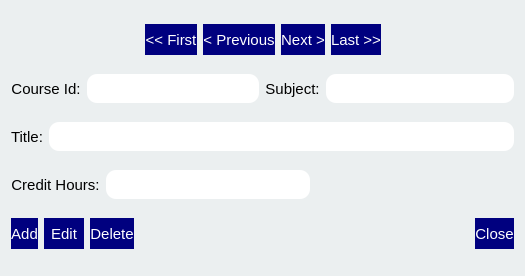
<?xml version="1.0" encoding="UTF-8"?>
<ui version="4.0">
 <class>courseFormDialog</class>
 <widget class="QDialog" name="courseFormDialog">
  <property name="geometry">
   <rect>
    <x>0</x>
    <y>0</y>
    <width>525</width>
    <height>276</height>
   </rect>
  </property>
  <property name="windowTitle">
   <string>Dialog</string>
  </property>
  <property name="styleSheet">
   <string notr="true">QDialog {background-color: rgb(235, 239, 240);}
QPushButton {background-color: rgb(0, 0, 127); color: white; border-width: 2 px; border-radius: 10 px; }
QLabel {color: black;}
QLineEdit {background-color: white; color: black; border-width: 2 px; border-radius: 10px;}</string>
  </property>
  <layout class="QVBoxLayout" name="verticalLayout">
   <item>
    <layout class="QHBoxLayout" name="horizontalLayout">
     <item>
      <spacer name="horizontalSpacer_5">
       <property name="orientation">
        <enum>Qt::Horizontal</enum>
       </property>
       <property name="sizeType">
        <enum>QSizePolicy::MinimumExpanding</enum>
       </property>
       <property name="sizeHint" stdset="0">
        <size>
         <width>40</width>
         <height>20</height>
        </size>
       </property>
      </spacer>
     </item>
     <item>
      <widget class="QPushButton" name="firstButton">
       <property name="sizePolicy">
        <sizepolicy hsizetype="Fixed" vsizetype="Fixed">
         <horstretch>0</horstretch>
         <verstretch>0</verstretch>
        </sizepolicy>
       </property>
       <property name="minimumSize">
        <size>
         <width>0</width>
         <height>31</height>
        </size>
       </property>
       <property name="font">
        <font>
         <family>Arial</family>
         <pointsize>11</pointsize>
        </font>
       </property>
       <property name="text">
        <string>&lt;&lt; First</string>
       </property>
       <property name="autoDefault">
        <bool>false</bool>
       </property>
       <property name="default">
        <bool>false</bool>
       </property>
      </widget>
     </item>
     <item>
      <widget class="QPushButton" name="previousButton">
       <property name="sizePolicy">
        <sizepolicy hsizetype="Fixed" vsizetype="Fixed">
         <horstretch>0</horstretch>
         <verstretch>0</verstretch>
        </sizepolicy>
       </property>
       <property name="minimumSize">
        <size>
         <width>0</width>
         <height>31</height>
        </size>
       </property>
       <property name="font">
        <font>
         <family>Arial</family>
         <pointsize>11</pointsize>
        </font>
       </property>
       <property name="text">
        <string>&lt; Previous</string>
       </property>
       <property name="autoDefault">
        <bool>false</bool>
       </property>
       <property name="default">
        <bool>false</bool>
       </property>
      </widget>
     </item>
     <item>
      <widget class="QPushButton" name="nextButton">
       <property name="sizePolicy">
        <sizepolicy hsizetype="Fixed" vsizetype="Fixed">
         <horstretch>0</horstretch>
         <verstretch>0</verstretch>
        </sizepolicy>
       </property>
       <property name="minimumSize">
        <size>
         <width>0</width>
         <height>31</height>
        </size>
       </property>
       <property name="font">
        <font>
         <family>Arial</family>
         <pointsize>11</pointsize>
        </font>
       </property>
       <property name="text">
        <string>Next &gt;</string>
       </property>
       <property name="autoDefault">
        <bool>false</bool>
       </property>
       <property name="default">
        <bool>false</bool>
       </property>
      </widget>
     </item>
     <item>
      <widget class="QPushButton" name="lastButton">
       <property name="sizePolicy">
        <sizepolicy hsizetype="Fixed" vsizetype="Fixed">
         <horstretch>0</horstretch>
         <verstretch>0</verstretch>
        </sizepolicy>
       </property>
       <property name="minimumSize">
        <size>
         <width>0</width>
         <height>31</height>
        </size>
       </property>
       <property name="font">
        <font>
         <family>Arial</family>
         <pointsize>11</pointsize>
        </font>
       </property>
       <property name="text">
        <string>Last &gt;&gt;</string>
       </property>
       <property name="autoDefault">
        <bool>false</bool>
       </property>
       <property name="default">
        <bool>false</bool>
       </property>
      </widget>
     </item>
     <item>
      <spacer name="horizontalSpacer_6">
       <property name="orientation">
        <enum>Qt::Horizontal</enum>
       </property>
       <property name="sizeType">
        <enum>QSizePolicy::MinimumExpanding</enum>
       </property>
       <property name="sizeHint" stdset="0">
        <size>
         <width>40</width>
         <height>20</height>
        </size>
       </property>
      </spacer>
     </item>
    </layout>
   </item>
   <item>
    <layout class="QHBoxLayout" name="horizontalLayout_2">
     <item>
      <widget class="QLabel" name="courseIdLabel">
       <property name="maximumSize">
        <size>
         <width>96</width>
         <height>41</height>
        </size>
       </property>
       <property name="font">
        <font>
         <family>Arial</family>
         <pointsize>11</pointsize>
        </font>
       </property>
       <property name="text">
        <string>Course Id:</string>
       </property>
       <property name="alignment">
        <set>Qt::AlignCenter</set>
       </property>
      </widget>
     </item>
     <item>
      <widget class="QLineEdit" name="courseIdLineEdit">
       <property name="sizePolicy">
        <sizepolicy hsizetype="Expanding" vsizetype="Fixed">
         <horstretch>0</horstretch>
         <verstretch>0</verstretch>
        </sizepolicy>
       </property>
       <property name="minimumSize">
        <size>
         <width>131</width>
         <height>29</height>
        </size>
       </property>
       <property name="font">
        <font>
         <family>Arial</family>
         <pointsize>11</pointsize>
        </font>
       </property>
       <property name="alignment">
        <set>Qt::AlignCenter</set>
       </property>
      </widget>
     </item>
     <item>
      <widget class="QLabel" name="subjectLabel">
       <property name="maximumSize">
        <size>
         <width>101</width>
         <height>41</height>
        </size>
       </property>
       <property name="font">
        <font>
         <family>Arial</family>
         <pointsize>11</pointsize>
        </font>
       </property>
       <property name="text">
        <string>Subject:</string>
       </property>
       <property name="alignment">
        <set>Qt::AlignCenter</set>
       </property>
       <property name="buddy">
        <cstring>subjectLineEdit</cstring>
       </property>
      </widget>
     </item>
     <item>
      <widget class="QLineEdit" name="subjectLineEdit">
       <property name="sizePolicy">
        <sizepolicy hsizetype="Fixed" vsizetype="Fixed">
         <horstretch>0</horstretch>
         <verstretch>0</verstretch>
        </sizepolicy>
       </property>
       <property name="minimumSize">
        <size>
         <width>188</width>
         <height>29</height>
        </size>
       </property>
       <property name="font">
        <font>
         <family>Arial</family>
         <pointsize>11</pointsize>
        </font>
       </property>
       <property name="alignment">
        <set>Qt::AlignCenter</set>
       </property>
       <property name="placeholderText">
        <string/>
       </property>
      </widget>
     </item>
    </layout>
   </item>
   <item>
    <layout class="QHBoxLayout" name="horizontalLayout_6">
     <item>
      <widget class="QLabel" name="titleLabel">
       <property name="maximumSize">
        <size>
         <width>102</width>
         <height>41</height>
        </size>
       </property>
       <property name="font">
        <font>
         <family>Arial</family>
         <pointsize>11</pointsize>
        </font>
       </property>
       <property name="text">
        <string>Title:</string>
       </property>
       <property name="alignment">
        <set>Qt::AlignCenter</set>
       </property>
       <property name="buddy">
        <cstring>titleLineEdit</cstring>
       </property>
      </widget>
     </item>
     <item>
      <widget class="QLineEdit" name="titleLineEdit">
       <property name="sizePolicy">
        <sizepolicy hsizetype="Expanding" vsizetype="Fixed">
         <horstretch>0</horstretch>
         <verstretch>0</verstretch>
        </sizepolicy>
       </property>
       <property name="minimumSize">
        <size>
         <width>231</width>
         <height>29</height>
        </size>
       </property>
       <property name="font">
        <font>
         <family>Arial</family>
         <pointsize>11</pointsize>
        </font>
       </property>
       <property name="alignment">
        <set>Qt::AlignCenter</set>
       </property>
       <property name="placeholderText">
        <string/>
       </property>
      </widget>
     </item>
    </layout>
   </item>
   <item>
    <layout class="QHBoxLayout" name="horizontalLayout_3">
     <item>
      <widget class="QLabel" name="creditHrsLabel">
       <property name="maximumSize">
        <size>
         <width>111</width>
         <height>21</height>
        </size>
       </property>
       <property name="font">
        <font>
         <family>Arial</family>
         <pointsize>11</pointsize>
        </font>
       </property>
       <property name="text">
        <string>Credit Hours:</string>
       </property>
       <property name="alignment">
        <set>Qt::AlignCenter</set>
       </property>
      </widget>
     </item>
     <item>
      <widget class="QLineEdit" name="creditHrsLineEdit">
       <property name="sizePolicy">
        <sizepolicy hsizetype="Expanding" vsizetype="Fixed">
         <horstretch>0</horstretch>
         <verstretch>0</verstretch>
        </sizepolicy>
       </property>
       <property name="minimumSize">
        <size>
         <width>81</width>
         <height>29</height>
        </size>
       </property>
       <property name="font">
        <font>
         <family>Arial</family>
         <pointsize>11</pointsize>
        </font>
       </property>
       <property name="alignment">
        <set>Qt::AlignCenter</set>
       </property>
      </widget>
     </item>
     <item>
      <spacer name="horizontalSpacer_4">
       <property name="orientation">
        <enum>Qt::Horizontal</enum>
       </property>
       <property name="sizeHint" stdset="0">
        <size>
         <width>40</width>
         <height>20</height>
        </size>
       </property>
      </spacer>
     </item>
    </layout>
   </item>
   <item>
    <layout class="QHBoxLayout" name="horizontalLayout_4">
     <item>
      <widget class="QPushButton" name="addButton">
       <property name="sizePolicy">
        <sizepolicy hsizetype="Fixed" vsizetype="Fixed">
         <horstretch>0</horstretch>
         <verstretch>0</verstretch>
        </sizepolicy>
       </property>
       <property name="minimumSize">
        <size>
         <width>0</width>
         <height>31</height>
        </size>
       </property>
       <property name="font">
        <font>
         <family>Arial</family>
         <pointsize>11</pointsize>
        </font>
       </property>
       <property name="text">
        <string>Add</string>
       </property>
       <property name="autoDefault">
        <bool>false</bool>
       </property>
       <property name="default">
        <bool>false</bool>
       </property>
      </widget>
     </item>
     <item>
      <widget class="QPushButton" name="editButton">
       <property name="minimumSize">
        <size>
         <width>40</width>
         <height>31</height>
        </size>
       </property>
       <property name="font">
        <font>
         <family>Arial</family>
         <pointsize>11</pointsize>
        </font>
       </property>
       <property name="text">
        <string>Edit</string>
       </property>
      </widget>
     </item>
     <item>
      <widget class="QPushButton" name="deleteButton">
       <property name="sizePolicy">
        <sizepolicy hsizetype="Fixed" vsizetype="Fixed">
         <horstretch>0</horstretch>
         <verstretch>0</verstretch>
        </sizepolicy>
       </property>
       <property name="minimumSize">
        <size>
         <width>0</width>
         <height>31</height>
        </size>
       </property>
       <property name="font">
        <font>
         <family>Arial</family>
         <pointsize>11</pointsize>
        </font>
       </property>
       <property name="text">
        <string>Delete</string>
       </property>
       <property name="autoDefault">
        <bool>false</bool>
       </property>
       <property name="default">
        <bool>false</bool>
       </property>
      </widget>
     </item>
     <item>
      <spacer name="horizontalSpacer">
       <property name="orientation">
        <enum>Qt::Horizontal</enum>
       </property>
       <property name="sizeType">
        <enum>QSizePolicy::MinimumExpanding</enum>
       </property>
       <property name="sizeHint" stdset="0">
        <size>
         <width>40</width>
         <height>20</height>
        </size>
       </property>
      </spacer>
     </item>
     <item>
      <widget class="QPushButton" name="closeButton">
       <property name="sizePolicy">
        <sizepolicy hsizetype="Fixed" vsizetype="Fixed">
         <horstretch>0</horstretch>
         <verstretch>0</verstretch>
        </sizepolicy>
       </property>
       <property name="minimumSize">
        <size>
         <width>0</width>
         <height>31</height>
        </size>
       </property>
       <property name="font">
        <font>
         <family>Arial</family>
         <pointsize>11</pointsize>
        </font>
       </property>
       <property name="text">
        <string>Close</string>
       </property>
       <property name="autoDefault">
        <bool>false</bool>
       </property>
       <property name="default">
        <bool>true</bool>
       </property>
      </widget>
     </item>
    </layout>
   </item>
  </layout>
 </widget>
 <resources/>
 <connections/>
</ui>
